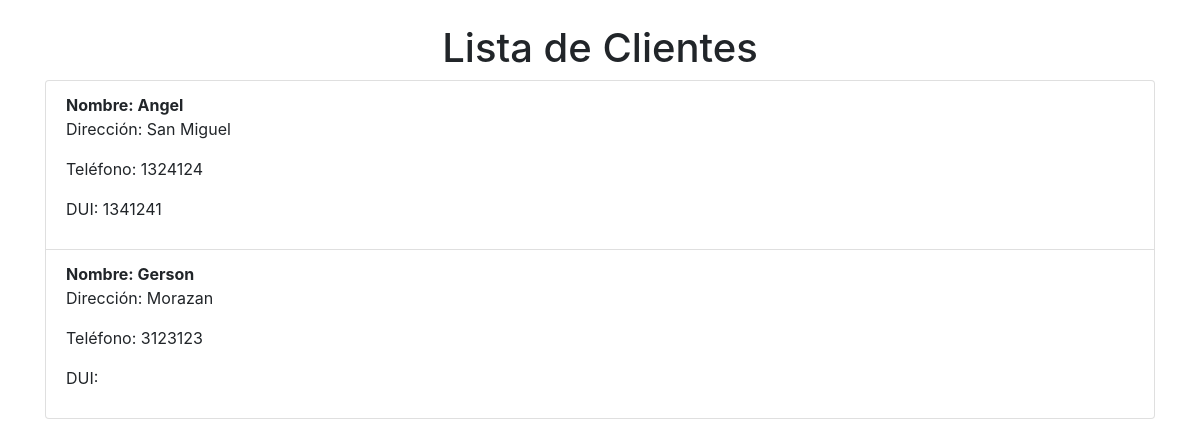
/clientes/, run on the app's committed database.
### CRUD/models.py (models this page shows)
class Cliente(models.Model):
    nombre = models.CharField(max_length=100)
    direccion = models.CharField(max_length=200)
    telefono = models.CharField(max_length=8)
    dui = models.CharField(max_length=10)

### CRUD/views.py (the view)
# urls.py: path('clientes/', views.list_clientes, name='list_clientes'),  # Nueva URL para la lista de clientes
def list_clientes(request):
    clientes = Cliente.objects.all()
    return render(request, 'clientes.html', {'clientes': clientes})

### CRUD/templates/clientes.html (shortened to what this page needs)
<!DOCTYPE html>
<html lang="en">
<head>
    <link rel="stylesheet" href="https://maxcdn.bootstrapcdn.com/bootstrap/4.5.2/css/bootstrap.min.css">
</head>
<body>
    <div class="container mt-4">
        <h1 class="text-center">Lista de Clientes</h1>
        <ul class="list-group">
            {% for cliente in clientes %}
                <li class="list-group-item">
                    <strong>Nombre: {{ cliente.nombre }}</strong>
                    <br>
                    <p> Dirección: {{ cliente.direccion }}</p>
                    <p> Teléfono: {{ cliente.telefono }}</p>
                    <p> DUI: {{ cliente.dui }}</p>
                </li>
            {% endfor %}
        </ul>
    </div>
</body>
</html>

### data on the page
Cliente: nombre "Angel", direccion "San Miguel", telefono "1324124", dui "1341241"
Cliente: nombre "Gerson", direccion "Morazan", telefono "3123123"
